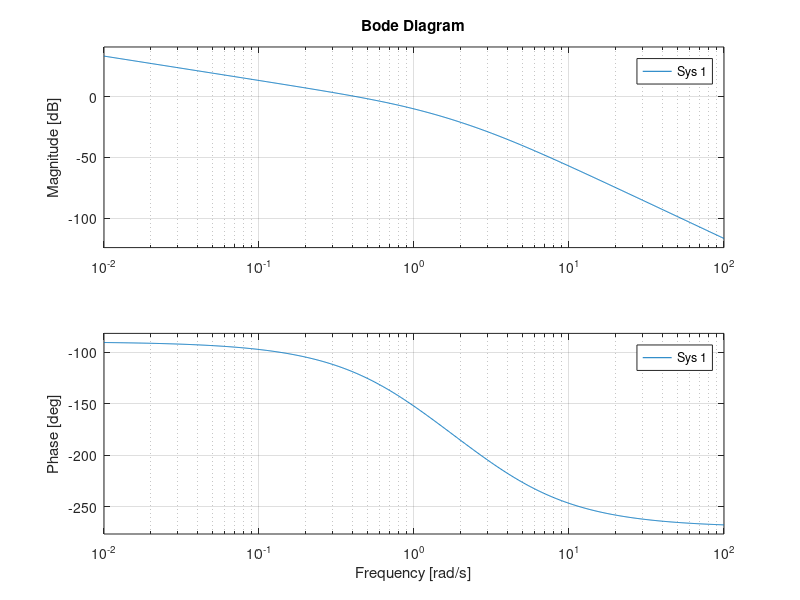

Here is the MATLAB script that generated this plot:
P = tf(3.4,conv([36 13 1],[1 1]));
roots([9 -117 36]);
Tc = 0.3153;
Ti = 36/(9*Tc);
Td = 8*Tc;
Ap = 1.72;
PID = Ap/Ti*tf([Ti*(Td+Tc) Ti+Tc 1],[Tc 1 0]);
bode(P*PID);
Ts = (10*pi)/(180*0.42);
D = c2d(PID,Ts)
